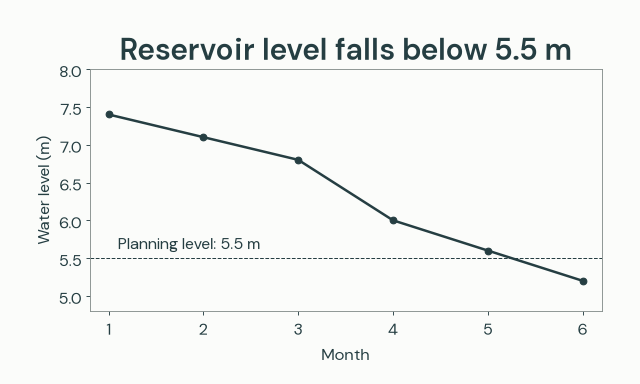

This chart was generated by the following Python code:
"""Illustrative reservoir measurements plotted with the native pandas API."""
import matplotlib.pyplot as plt
import pandas as pd
from plotfoundry import theme
from plotfoundry.matplotlib import context, annotate, style_axes, export

levels = pd.DataFrame({"month": [1, 2, 3, 4, 5, 6],
                       "level_m": [7.4, 7.1, 6.8, 6.0, 5.6, 5.2]})
config = theme("atelier", mode="light", profile="reading")
ink = config.case["roles"]["ink"]
with context(config):
    fig, ax = plt.subplots(figsize=(8, 4.8))
    fig.subplots_adjust(left=.14, right=.94, bottom=.19, top=.82)
    levels.plot(x="month", y="level_m", ax=ax, legend=False, color=ink,
                marker="o", linewidth=config.points(2.5))
    ax.axhline(5.5, color=ink, linestyle="--", linewidth=config.points(1))
    annotate(ax, "Planning level: 5.5 m", (1.1, 5.62), config, role="label")
    ax.set(title="Reservoir level falls below 5.5 m",
           xlabel="Month", ylabel="Water level (m)", xticks=levels.month,
           xlim=(.8, 6.2), ylim=(4.8, 8))
    style_axes(ax, config)
    export(fig, config, "python-reservoir", dpi=80)
    plt.close(fig)
